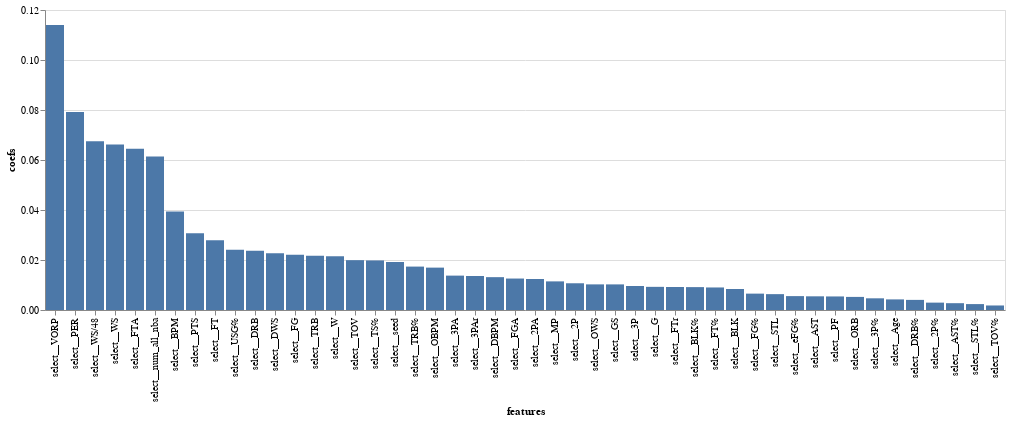

The notebook cell saved with this chart:
### Markdown cell above
For our feature importance, we see that the advanced statistic VORP is the most impactful, with PER being the second most so, similar to the RF.

### Code cell
feature_names = xgb_model.best_estimator_.named_steps['col_transform'].get_feature_names_out()
coef_df = pd.DataFrame({'coefs':xgb_model.best_estimator_.named_steps['classifier'].feature_importances_,
                          'features':feature_names})
coef_df_nz = coef_df[coef_df['coefs']!=0]

alt.Chart(coef_df_nz).mark_bar().encode(
    y='coefs',
    x=alt.Y('features', sort='-y'))

### Figure 1 — Vega-Lite specification as saved in the notebook (floating-point values rounded to 4 significant figures)
{"config": {"view": {"continuousWidth": 400, "continuousHeight": 300}}, "data": {"name": "data-6758a80ee40779176037901864b9ea83"}, "mark": "bar", "encoding": {"x": {"field": "features", "sort": "-y", "type": "nominal"}, "y": {"field": "coefs", "type": "quantitative"}}, "$schema": "https://vega.github.io/schema/vega-lite/v4.17.0.json", "datasets": {"data-6758a80ee40779176037901864b9ea83": [{"coefs": 0.004243, "features": "select__Age"}, {"coefs": 0.009264, "features": "select__G"}, {"coefs": 0.01024, "features": "select__GS"}, {"coefs": 0.01145, "features": "select__MP"}, {"coefs": 0.02205, "features": "select__FG"}, {"coefs": 0.01258, "features": "select__FGA"}, {"coefs": 0.00655, "features": "select__FG%"}, {"coefs": 0.009599, "features": "select__3P"}, {"coefs": 0.01375, "features": "select__3PA"}, {"coefs": 0.004676, "features": "select__3P%"}, {"coefs": 0.01069, "features": "select__2P"}, {"coefs": 0.01241, "features": "select__2PA"}, {"coefs": 0.002949, "features": "select__2P%"}, {"coefs": 0.005555, "features": "select__eFG%"}, {"coefs": 0.02787, "features": "select__FT"}, {"coefs": 0.06449, "features": "select__FTA"}, {"coefs": 0.009014, "features": "select__FT%"}, {"coefs": 0.005238, "features": "select__ORB"}, {"coefs": 0.02373, "features": "select__DRB"}, {"coefs": 0.02165, "features": "select__TRB"}, {"coefs": 0.005473, "features": "select__AST"}, {"coefs": 0.006344, "features": "select__STL"}, {"coefs": 0.008395, "features": "select__BLK"}, {"coefs": 0.01993, "features": "select__TOV"}, {"coefs": 0.005424, "features": "select__PF"}, {"coefs": 0.0307, "features": "select__PTS"}, {"coefs": 0.0792, "features": "select__PER"}, {"coefs": 0.01983, "features": "select__TS%"}, {"coefs": 0.0136, "features": "select__3PAr"}, {"coefs": 0.009196, "features": "select__FTr"}, {"coefs": 0.004047, "features": "select__DRB%"}, {"coefs": 0.01737, "features": "select__TRB%"}, {"coefs": 0.002726, "features": "select__AST%"}, {"coefs": 0.002365, "features": "select__STL%"}, {"coefs": 0.009154, "features": "select__BLK%"}, {"coefs": 0.001811, "features": "select__TOV%"}, {"coefs": 0.02414, "features": "select__USG%"}, {"coefs": 0.01025, "features": "select__OWS"}, {"coefs": 0.02272, "features": "select__DWS"}, {"coefs": 0.06623, "features": "select__WS"}, {"coefs": 0.06749, "features": "select__WS/48"}, {"coefs": 0.01695, "features": "select__OBPM"}, {"coefs": 0.01314, "features": "select__DBPM"}, {"coefs": 0.03943, "features": "select__BPM"}, {"coefs": 0.114, "features": "select__VORP"}, {"coefs": 0.02148, "features": "select__W"}, {"coefs": 0.06145, "features": "select__num_all_nba"}, {"coefs": 0.01919, "features": "select__seed"}]}}
